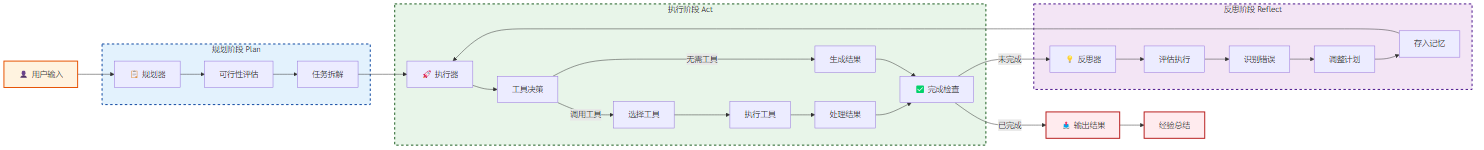

Generate this figure with Python:
#!/usr/bin/env python
# -*- coding: utf-8 -*-
"""Generate Plan-Act-Reflect diagram with Graphviz."""

import os
import subprocess
import tempfile

dot_content = '''digraph PlanActReflect {
    rankdir=LR;
    nodesep=0.6;
    ranksep=1.0;
    node [shape=box, style="filled, rounded", fontname="Microsoft YaHei", fontsize=11];
    edge [fontname="Microsoft YaHei", fontsize=10];

    User [label="用户输入", fillcolor="#fff3e0"];

    subgraph cluster_plan {
        label="规划阶段 Plan";
        style="filled, dashed";
        fillcolor="#e3f2fd";
        color="#0d47a1";
        fontname="Microsoft YaHei";
        fontsize=13;

        Planner [label="规划器"];
        PlanEval [label="可行性评估"];
        StepBreak [label="任务拆解"];
    }

    subgraph cluster_act {
        label="执行阶段 Act";
        style="filled, dashed";
        fillcolor="#e8f5e9";
        color="#1b5e20";
        fontname="Microsoft YaHei";
        fontsize=13;

        Executor [label="执行器"];
        ToolDecide [label="工具决策"];
        ToolSelect [label="选择工具"];
        ToolExec [label="执行工具"];
        ResultHandle [label="处理结果"];
        ResultGen [label="生成结果"];
        Check [label="完成检查"];
    }

    subgraph cluster_reflect {
        label="反思阶段 Reflect";
        style="filled, dashed";
        fillcolor="#f3e5f5";
        color="#4a148c";
        fontname="Microsoft YaHei";
        fontsize=13;

        Reflector [label="反思器"];
        Eval [label="评估执行"];
        ErrorId [label="识别错误"];
        PlanAdjust [label="调整计划"];
        MemoryStore [label="存入记忆"];
    }

    Output [label="输出结果", fillcolor="#ffebee"];
    Summary [label="经验总结", fillcolor="#ffebee"];

    User -> Planner;
    Planner -> PlanEval;
    PlanEval -> StepBreak;

    StepBreak -> Executor;
    Executor -> ToolDecide;
    ToolDecide -> ToolSelect [label="调用工具"];
    ToolSelect -> ToolExec;
    ToolExec -> ResultHandle;
    ResultHandle -> Check;
    ToolDecide -> ResultGen [label="无需工具"];
    ResultGen -> Check;

    Check -> Reflector [label="未完成"];
    Reflector -> Eval;
    Eval -> ErrorId;
    ErrorId -> PlanAdjust;
    PlanAdjust -> MemoryStore;
    MemoryStore -> Executor;

    Check -> Output [label="已完成"];
    Output -> Summary;
}
'''

output_path = os.path.join(os.path.dirname(__file__), "plan-act-reflect.png")

with tempfile.NamedTemporaryFile(mode='w', suffix='.dot', delete=False, encoding='utf-8') as f:
    f.write(dot_content)
    temp_dot = f.name

try:
    cmd = ['dot', '-Tpng', '-Gdpi=150', temp_dot, '-o', output_path]
    print(f"Running: {' '.join(cmd)}")
    result = subprocess.run(cmd, capture_output=True, text=True, encoding='utf-8', errors='ignore')
    print(f"Exit code: {result.returncode}")
    if result.returncode == 0:
        print(f"[OK] Diagram generated: {output_path}")
    else:
        print(f"stderr: {result.stderr}")
        raise Exception(f"Command failed with exit code {result.returncode}")
finally:
    os.unlink(temp_dot)
